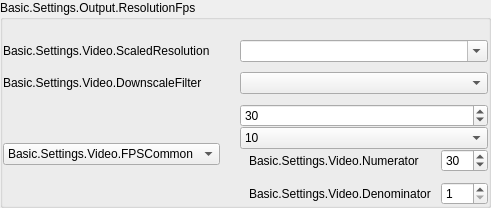
                  <widget class="QGroupBox" name="groupBoxOutputResolutionFps">
                   <property name="title">
                    <string>Basic.Settings.Output.ResolutionFps</string>
                   </property>
                   <layout class="QGridLayout" name="gridLayout_3" columnstretch="0,1">
                    <property name="leftMargin">
                     <number>0</number>
                    </property>
                    <property name="topMargin">
                     <number>20</number>
                    </property>
                    <property name="rightMargin">
                     <number>0</number>
                    </property>
                    <property name="bottomMargin">
                     <number>0</number>
                    </property>
                    <property name="horizontalSpacing">
                     <number>20</number>
                    </property>
                    <property name="verticalSpacing">
                     <number>10</number>
                    </property>
                    <item row="0" column="0">
                     <widget class="QLabel" name="label_71">
                      <property name="sizePolicy">
                       <sizepolicy hsizetype="Preferred" vsizetype="Expanding">
                        <horstretch>0</horstretch>
                        <verstretch>0</verstretch>
                       </sizepolicy>
                      </property>
                      <property name="text">
                       <string>Basic.Settings.Video.ScaledResolution</string>
                      </property>
                      <property name="wordWrap">
                       <bool>true</bool>
                      </property>
                      <property name="buddy">
                       <cstring>outputResolution</cstring>
                      </property>
                      <property name="useFor" stdset="0">
                       <string notr="true">FormLabelRole</string>
                      </property>
                     </widget>
                    </item>
                    <item row="0" column="1">
                     <widget class="PLSEditableComboBox" name="outputResolution_2">
                      <property name="editable">
                       <bool>true</bool>
                      </property>
                      <property name="currentText">
                       <string notr="true"/>
                      </property>
                      <property name="uistep" stdset="0">
                       <string notr="true">Output (Scaled) Resolution</string>
                      </property>
                     </widget>
                    </item>
                    <item row="1" column="0">
                     <widget class="QLabel" name="label_68">
                      <property name="sizePolicy">
                       <sizepolicy hsizetype="Preferred" vsizetype="Expanding">
                        <horstretch>0</horstretch>
                        <verstretch>0</verstretch>
                       </sizepolicy>
                      </property>
                      <property name="text">
                       <string>Basic.Settings.Video.DownscaleFilter</string>
                      </property>
                      <property name="wordWrap">
                       <bool>true</bool>
                      </property>
                      <property name="useFor" stdset="0">
                       <string notr="true">FormLabelRole</string>
                      </property>
                     </widget>
                    </item>
                    <item row="1" column="1">
                     <widget class="PLSComboBox" name="downscaleFilter">
                      <property name="enabled">
                       <bool>true</bool>
                      </property>
                      <property name="uistep" stdset="0">
                       <string notr="true">Downscale Filter</string>
                      </property>
                     </widget>
                    </item>
                    <item row="2" column="0">
                     <widget class="PLSComboBox" name="fpsType">
                      <property name="sizePolicy">
                       <sizepolicy hsizetype="Preferred" vsizetype="Fixed">
                        <horstretch>0</horstretch>
                        <verstretch>0</verstretch>
                       </sizepolicy>
                      </property>
                      <property name="currentText">
                       <string>Basic.Settings.Video.FPSCommon</string>
                      </property>
                      <property name="sizeAdjustPolicy">
                       <enum>QComboBox::AdjustToContents</enum>
                      </property>
                      <property name="uistep" stdset="0">
                       <string notr="true">FPS Type</string>
                      </property>
                      <item>
                       <property name="text">
                        <string>Basic.Settings.Video.FPSCommon</string>
                       </property>
                      </item>
                      <item>
                       <property name="text">
                        <string>Basic.Settings.Video.FPSInteger</string>
                       </property>
                      </item>
                      <item>
                       <property name="text">
                        <string>Basic.Settings.Video.FPSFraction</string>
                       </property>
                      </item>
                     </widget>
                    </item>
                    <item row="2" column="1">
                     <layout class="QVBoxLayout" name="verticalLayout_7">
                      <property name="spacing">
                       <number>0</number>
                      </property>
                      <item>
                       <widget class="PLSSpinBox" name="fpsInteger">
                        <property name="sizePolicy">
                         <sizepolicy hsizetype="Expanding" vsizetype="Fixed">
                          <horstretch>0</horstretch>
                          <verstretch>0</verstretch>
                         </sizepolicy>
                        </property>
                        <property name="minimum">
                         <number>1</number>
                        </property>
                        <property name="maximum">
                         <number>120</number>
                        </property>
                        <property name="value">
                         <number>30</number>
                        </property>
                       </widget>
                      </item>
                      <item>
                       <widget class="PLSComboBox" name="fpsCommon">
                        <property name="currentText">
                         <string notr="true">10</string>
                        </property>
                        <property name="currentIndex">
                         <number>0</number>
                        </property>
                        <property name="uistep" stdset="0">
                         <string notr="true">Common FPS Values</string>
                        </property>
                        <item>
                         <property name="text">
                          <string notr="true">10</string>
                         </property>
                        </item>
                        <item>
                         <property name="text">
                          <string notr="true">20</string>
                         </property>
                        </item>
                        <item>
                         <property name="text">
                          <string>24 NTSC</string>
                         </property>
                        </item>
                        <item>
                         <property name="text">
                          <string>25 PAL</string>
                         </property>
                        </item>
                        <item>
                         <property name="text">
                          <string notr="true">29.97</string>
                         </property>
                        </item>
                        <item>
                         <property name="text">
                          <string notr="true">30</string>
                         </property>
                        </item>
                        <item>
                         <property name="text">
                          <string notr="true">48</string>
                         </property>
                        </item>
                        <item>
                         <property name="text">
                          <string>50 PAL</string>
                         </property>
                        </item>
                        <item>
                         <property name="text">
                          <string notr="true">59.94</string>
                         </property>
                        </item>
                        <item>
                         <property name="text">
                          <string notr="true">60</string>
                         </property>
                        </item>
                       </widget>
                      </item>
                      <item>
                       <widget class="QWidget" name="fpsDenNumWidget" native="true">
                        <layout class="QGridLayout" name="gridLayout">
                         <property name="topMargin">
                          <number>0</number>
                         </property>
                         <property name="rightMargin">
                          <number>0</number>
                         </property>
                         <property name="bottomMargin">
                          <number>0</number>
                         </property>
                         <property name="spacing">
                          <number>10</number>
                         </property>
                         <item row="0" column="0">
                          <widget class="QLabel" name="label_69">
                           <property name="text">
                            <string>Basic.Settings.Video.Numerator</string>
                           </property>
                          </widget>
                         </item>
                         <item row="0" column="1">
                          <widget class="PLSSpinBox" name="fpsNumerator">
                           <property name="sizePolicy">
                            <sizepolicy hsizetype="Expanding" vsizetype="Fixed">
                             <horstretch>0</horstretch>
                             <verstretch>0</verstretch>
                            </sizepolicy>
                           </property>
                           <property name="minimum">
                            <number>1</number>
                           </property>
                           <property name="maximum">
                            <number>120</number>
                           </property>
                           <property name="value">
                            <number>30</number>
                           </property>
                          </widget>
                         </item>
                         <item row="1" column="0">
                          <widget class="QLabel" name="label_70">
                           <property name="text">
                            <string>Basic.Settings.Video.Denominator</string>
                           </property>
                          </widget>
                         </item>
                         <item row="1" column="1">
                          <widget class="PLSSpinBox" name="fpsDenominator">
                           <property name="sizePolicy">
                            <sizepolicy hsizetype="Expanding" vsizetype="Fixed">
                             <horstretch>0</horstretch>
                             <verstretch>0</verstretch>
                            </sizepolicy>
                           </property>
                           <property name="minimum">
                            <number>1</number>
                           </property>
                           <property name="maximum">
                            <number>120</number>
                           </property>
                          </widget>
                         </item>
                        </layout>
                       </widget>
                      </item>
                     </layout>
                    </item>
                   </layout>
                  </widget>
